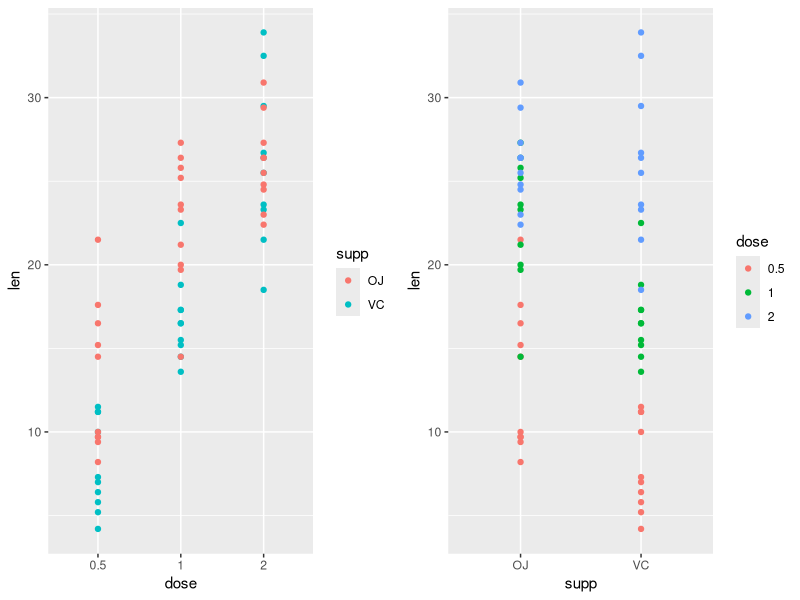

This figure's R source:
## ---- chunk 1
library(datasets)
data(ToothGrowth); head(ToothGrowth,3)
## ---- chunk 2
summary(ToothGrowth)
## ---- chunk 3
TG_explore <- ToothGrowth; TG_explore$dose <- factor(TG_explore$dose); summary(TG_explore)
## ---- chunk 4
library(ggplot2)
library(gridExtra)
p1 <- qplot(dose,len,data=TG_explore,color=supp)
p2 <- qplot(supp,len,data=TG_explore,color=dose)
grid.arrange(p1,p2,ncol=2)
## ---- chunk 5
library(data.table)
TGdata <- ToothGrowth; TGdata <- data.table(TGdata)
OJ <- TGdata[supp=="OJ",]; VC <- TGdata[supp=="VC",]
OJ_l <- OJ[dose==0.5,len]; OJ_m <- OJ[dose==1,len]; OJ_h <- OJ[dose==2,len]
VC_l <- VC[dose==0.5,len]; VC_m <- VC[dose==1,len]; VC_h <- VC[dose==2,len]
## ---- chunk 6
t.test(OJ_m,OJ_l,alternative="greater",paired=TRUE,conf.level=0.95)$p.value
t.test(OJ_h,OJ_m,alternative="greater",paired=TRUE,conf.level=0.95)$p.value
t.test(OJ_h,OJ_l,alternative="greater",paired=TRUE,conf.level=0.95)$p.value
t.test(VC_m,VC_l,alternative="greater",paired=TRUE,conf.level=0.95)$conf.int
t.test(VC_h,VC_m,alternative="greater",paired=TRUE,conf.level=0.95)$conf.int
t.test(VC_h,VC_l,alternative="greater",paired=TRUE,conf.level=0.95)$conf.int
## ---- chunk 7
t.test(OJ_l,VC_l,alternative="two.sided",paired=TRUE,conf.level=0.95)$p.value
t.test(OJ_m,VC_m,alternative="two.sided",paired=TRUE,conf.level=0.95)$p.value
t.test(OJ_h,VC_h,alternative="two.sided",paired=TRUE,conf.level=0.95)$p.value
